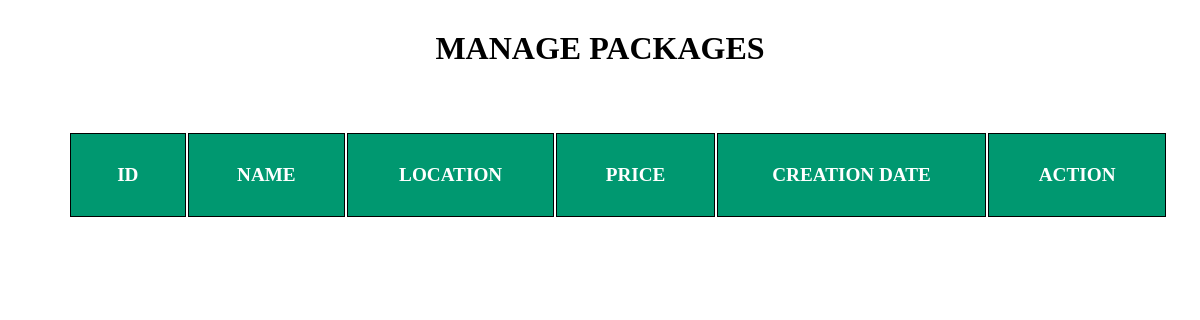
Page /admin/mngpkg.php on the earlier database version.
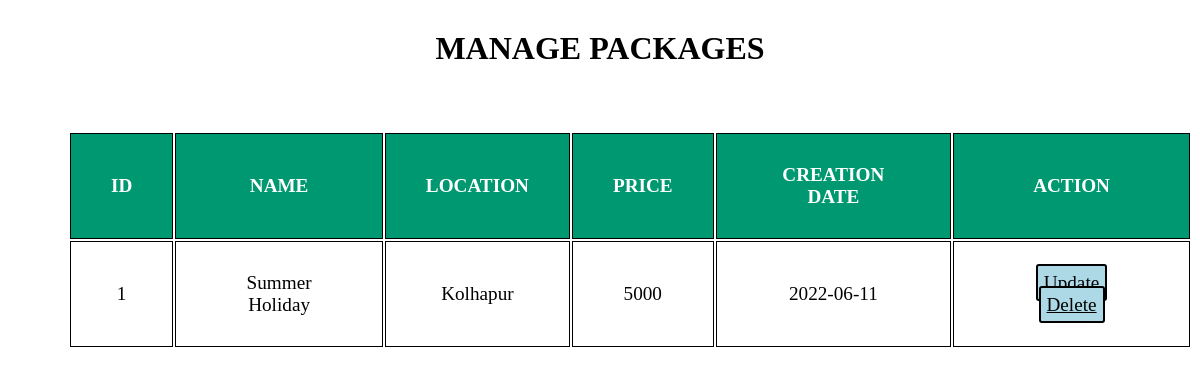
Same page on the later database version.
### tables this page shows
CREATE TABLE `tbltourpackages` (
  `PackageId` int(11) NOT NULL,
  `PackageName` varchar(255) NOT NULL,
  `PackageType` varchar(255) NOT NULL,
  `PackageLocation` varchar(255) NOT NULL,
  `PackagePrice` varchar(255) NOT NULL,
  `PackageFetures` varchar(255) NOT NULL,
  `PackageDetails` varchar(255) NOT NULL,
  `PackageImage` varchar(255) NOT NULL,
  `date` date NOT NULL DEFAULT current_timestamp()
);

### admin/mngpkg.php (the view, shortened to what this page needs)
<!DOCTYPE html>
<?php
require("connection.php");
 ?>
<html lang="en" dir="ltr">
  <head>
  </head>
  <body class="mngp">
    <div class="mngptl">
      <h1>MANAGE PACKAGES</h1>
      <br>
      <table class="cont_table">
        <thead>
          <tr>
            <th>ID</th>
            <th>NAME</th>
            <th>LOCATION</th>
            <th>PRICE</th>
            <th>CREATION DATE</th>
            <th>ACTION</th>
          </tr>
        </thead>
        <tbody>
          <?php
          $sql = "SELECT * FROM `tbltourpackages`";
          $result = mysqli_query($con, $sql);
           ?>
           <?php
          while ($row = $result->fetch_assoc()) {
            ?>
            <tr>
                 <td><?php echo$row["PackageId"]; ?>  </td>
                 <td><?php echo$row["PackageName"]; ?>  </td>
                 <td><?php echo$row["PackageLocation"]; ?>  </td>
                 <td><?php echo$row["PackagePrice"]; ?>  </td>
                 <td><?php echo$row["date"]; ?>  </td>
                 <td>
                   <a class='button' href='adminpanel.php?page=edit.php&id=<?php echo$row["PackageId"]; ?>'>Update</a>
                   <a class='button' href='delete.php?id=<?php echo$row["PackageId"]; ?>'>Delete</a>
                 </td>
                 </tr>
          <?php } ?>
        </tbody>
      </table>
    </div>
  </body>
</html>

Differences in the rows shown:
added tbltourpackages: PackageId "1", PackageName "Summer Holiday", PackageLocation "Kolhapur", PackagePrice "5000", date "2022-06-11"
